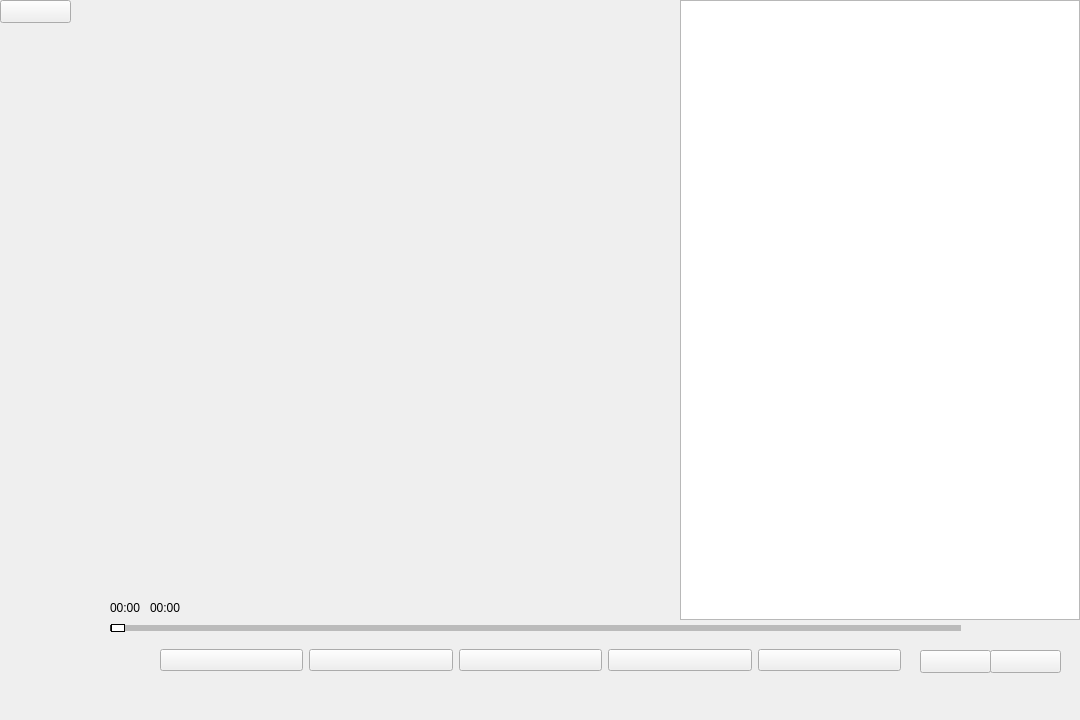
<?xml version="1.0" encoding="UTF-8"?>
<ui version="4.0">
 <class>MainWindow</class>
 <widget class="QMainWindow" name="MainWindow">
  <property name="geometry">
   <rect>
    <x>0</x>
    <y>0</y>
    <width>1080</width>
    <height>720</height>
   </rect>
  </property>
  <property name="windowTitle">
   <string>MainWindow</string>
  </property>
  <widget class="QWidget" name="centralwidget">
   <widget class="QWidget" name="layoutWidget">
    <property name="geometry">
     <rect>
      <x>160</x>
      <y>620</y>
      <width>741</width>
      <height>81</height>
     </rect>
    </property>
    <layout class="QHBoxLayout" name="horizontalLayout">
     <item>
      <widget class="QPushButton" name="prevBtn">
       <property name="text">
        <string/>
       </property>
      </widget>
     </item>
     <item>
      <widget class="QPushButton" name="playBtn">
       <property name="text">
        <string/>
       </property>
      </widget>
     </item>
     <item>
      <widget class="QPushButton" name="nextBtn">
       <property name="text">
        <string/>
       </property>
      </widget>
     </item>
     <item>
      <widget class="QPushButton" name="modeBtn">
       <property name="text">
        <string/>
       </property>
      </widget>
     </item>
     <item>
      <widget class="QPushButton" name="listBtn">
       <property name="text">
        <string/>
       </property>
      </widget>
     </item>
    </layout>
   </widget>
   <widget class="QListWidget" name="musicList">
    <property name="geometry">
     <rect>
      <x>680</x>
      <y>0</y>
      <width>400</width>
      <height>620</height>
     </rect>
    </property>
   </widget>
   <widget class="QSlider" name="progressBar">
    <property name="geometry">
     <rect>
      <x>110</x>
      <y>620</y>
      <width>851</width>
      <height>16</height>
     </rect>
    </property>
    <property name="styleSheet">
     <string notr="true">QSlider {
    border: none;
    background: transparent;
    height: 8px;
}

QSlider::groove:horizontal {
    border: 1px solid #666;
    background: #ddd;
    height: 4px;
    border-radius: 2px;
}

QSlider::handle:horizontal {
    background: #fff; /* 白色的滑块 */
    border: 1px solid #000; /* 黑色的边框 */
    border-radius: 5px;
    width: 12px;
    height: 12px;
    margin-top: -2px; /* Center the handle */
    margin-bottom: -2px;
}

QSlider::add-page:horizontal {
    background: #bbb; /* 未完成部分的灰色 */
}

QSlider::sub-page:horizontal {
    background: #333; /* 已完成部分的黑色 */
}

QSlider::handle:horizontal:hover {
    background: #f2f2f2; /* 滑块悬停时的颜色 */
}

QSlider::handle:horizontal:pressed {
    background: #ccc; /* 滑块按下时的颜色 */
}</string>
    </property>
    <property name="orientation">
     <enum>Qt::Orientation::Horizontal</enum>
    </property>
   </widget>
   <widget class="QLabel" name="currentTime">
    <property name="geometry">
     <rect>
      <x>110</x>
      <y>600</y>
      <width>53</width>
      <height>15</height>
     </rect>
    </property>
    <property name="text">
     <string>00:00</string>
    </property>
   </widget>
   <widget class="QLabel" name="totalTime">
    <property name="geometry">
     <rect>
      <x>150</x>
      <y>600</y>
      <width>53</width>
      <height>15</height>
     </rect>
    </property>
    <property name="text">
     <string>00:00</string>
    </property>
   </widget>
   <widget class="QPushButton" name="skinBtn">
    <property name="geometry">
     <rect>
      <x>0</x>
      <y>0</y>
      <width>71</width>
      <height>23</height>
     </rect>
    </property>
    <property name="text">
     <string/>
    </property>
   </widget>
   <widget class="QPushButton" name="addBtn">
    <property name="geometry">
     <rect>
      <x>990</x>
      <y>650</y>
      <width>71</width>
      <height>23</height>
     </rect>
    </property>
    <property name="text">
     <string/>
    </property>
   </widget>
   <widget class="QPushButton" name="volBtn">
    <property name="geometry">
     <rect>
      <x>920</x>
      <y>650</y>
      <width>71</width>
      <height>23</height>
     </rect>
    </property>
    <property name="text">
     <string/>
    </property>
   </widget>
  </widget>
  <widget class="QStatusBar" name="statusbar">
   <property name="sizeGripEnabled">
    <bool>false</bool>
   </property>
  </widget>
 </widget>
 <resources/>
 <connections/>
</ui>
